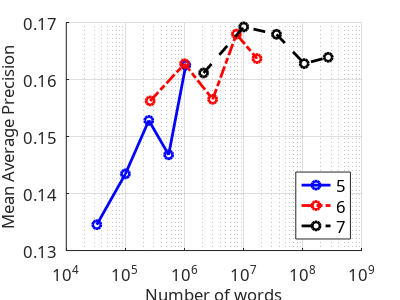
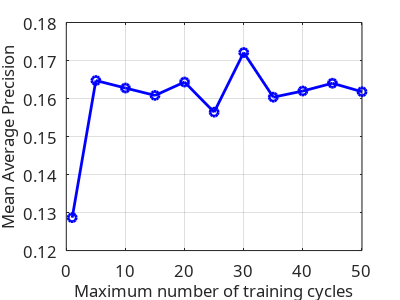
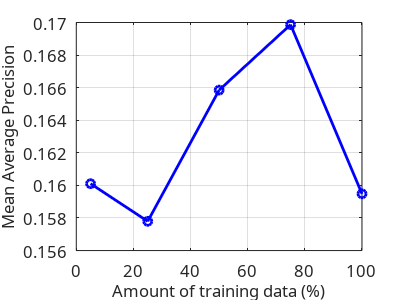

Here is the MATLAB script that generated these plots, in order: (Note: this script raises an error after producing the figures.)
%

addpath('/home/andresf/workspace-cpp/VLRPipeline/scripts');

% Setup figure

h = figure(1);
H = 3;
W = 4;
set(h, "PaperUnits", "inches")
set(h, "PaperOrientation", "portrait");
set(h, "PaperSize", [H,W]);
set(h, "PaperPosition", [0,0,W,H]);

% 1. Find best vocabulary parameters - Hierarchical K-Majority - Vocabulary Size

%words = [32768 100000 248832 262144 537824 1000000 1048576 2097152 2985984 7529536 10000000 16777216 35831808 105413504 268435456];
%mAP = [0.134532 0.143451 0.152825 0.156246 0.146797 0.162759 0.162513 0.161149 0.156529 0.167971 0.169227 0.16367 0.167933 0.162788 0.163898];
%plot(words, mAP, "Color", "b", "LineStyle", "-", "LineWidth", 2, "Marker", "o");

hold on;
words = [32768 100000 248832 537824 1048576]
mAP = [0.134532 0.143451 0.152825 0.146797 0.162513]
semilogx(words, mAP, "Color", "blue", "LineStyle", "-", "LineWidth", 2, "Marker", "o");
words = [262144 1000000 2985984 7529536 16777216]
mAP = [0.156246 0.162759 0.156529 0.167971 0.16367]
semilogx(words, mAP, "Color", "red", "LineStyle", "-.", "LineWidth", 2, "Marker", "o");
words = [2097152 10000000 35831808 105413504 268435456]
mAP = [0.161149 0.169227 0.167933 0.162788 0.163898]
semilogx(words, mAP, "Color", "black", "LineStyle", "--", "LineWidth", 2, "Marker", "o");
hold off;

grid on;

xlabel("Number of words");
ylabel("Mean Average Precision");

legend("5", "6", "7", "location", "southeast");

fontName = findall(h, "-property", "FontName");
set(fontName, "FontName", "/usr/share/fonts/truetype/ttf-dejavu/DejaVuSerifCondensed.ttf");
fontSize = findall(h, "-property", "FontSize");
set(fontSize, "FontSize", 12);

print(h, "-dpng", "-color", "map_test_hkmaj_nwords.png");

% 1. Find best vocabulary parameters - Hierarchical K-Majority - training cycles

maxIterations = [1 5 10 15 20 25 30 35 40 45 50];
mAP = [0.128658 0.164739 0.162759 0.160819 0.164337 0.156415 0.172099 0.160351 0.161977 0.164023 0.16178];

plot(maxIterations, mAP, "Color", "b", "LineStyle", "-", "LineWidth", 2, "Marker", "o");

grid on;

xlabel("Maximum number of training cycles");
ylabel("Mean Average Precision");

fontName = findall(h, "-property", "FontName");
set(fontName, "FontName", "/usr/share/fonts/truetype/ttf-dejavu/DejaVuSerifCondensed.ttf");
fontSize = findall(h, "-property", "FontSize");
set(fontSize, "FontSize", 12);

print(h, "-dpng", "-color", "map_test_hkmaj_max_iterations.png");

% 1. Find best vocabulary parameters - Hierarchical K-Majority - training data

dataSize = [5 25 50 75 100];
mAP = [0.160105 0.157795 0.165851 0.169869 0.159483];

plot(dataSize, mAP, "Color", "b", "LineStyle", "-", "LineWidth", 2, "Marker", "o");

grid on;

xlabel("Amount of training data (%)");
ylabel("Mean Average Precision");

fontName = findall(h, "-property", "FontName");
set(fontName, "FontName", "/usr/share/fonts/truetype/ttf-dejavu/DejaVuSerifCondensed.ttf");
fontSize = findall(h, "-property", "FontSize");
set(fontSize, "FontSize", 12);

print(h, "-dpng", "-color", "map_test_hkmaj_data_size.png");

% 1. Find best vocabulary parameters - Hierarchical K-Majority - Shape

h = figure(1);
H = 3;
W = H*4/3;
set(h, "PaperUnits", "inches")
set(h, "PaperOrientation", "portrait");
set(h, "PaperSize", [H,W]);
set(h, "PaperPosition", [0,0,W,H]);

hold on;
plot_overall_performance("/home/andresf/oxford_buildings_dataset/ranked_files_hkmaj_shape/deep", 55, "r", "-");
plot_overall_performance("/home/andresf/oxford_buildings_dataset/ranked_files_hkmaj_shape/super", 55, "b", "-.");
hold off;

legend("Depth 6, Branching 16", "Depth 8, Branching 8")

fontName = findall(h, "-property", "FontName");
set(fontName, "FontName", "/usr/share/fonts/truetype/ttf-dejavu/DejaVuSerifCondensed.ttf");
fontSize = findall(h, "-property", "FontSize");
set(fontSize, "FontSize", 12);

print(h, "-dpng", "-color", "map_test_hkmaj_shape.png");

% 1. Find best vocabulary parameters - Hierarchical K-Majority - Seeding

h = figure(1);
H = 3;
W = H*4/3;
set(h, "PaperUnits", "inches")
set(h, "PaperOrientation", "portrait");
set(h, "PaperSize", [H,W]);
set(h, "PaperPosition", [0,0,W,H]);

hold on;
plot_overall_performance("/home/andresf/oxford_buildings_dataset/ranked_files_hkmaj_seeding/gonzalez", 55, "b", "-.");
plot_overall_performance("/home/andresf/oxford_buildings_dataset/ranked_files_hkmaj_seeding/random", 55, "r", "-");
plot_overall_performance("/home/andresf/oxford_buildings_dataset/ranked_files_hkmaj_seeding/kmeanspp", 55, "g", "--");
hold off;

legend("Gonzalez algorithm", "Random", "K-Means++");

fontName = findall(h, "-property", "FontName");
set(fontName, "FontName", "/usr/share/fonts/truetype/ttf-dejavu/DejaVuSerifCondensed.ttf");
fontSize = findall(h, "-property", "FontSize");
set(fontSize, "FontSize", 12);

print(h, "-dpng", "-color", "map_test_hkmaj_seeding.png");

% 1. Find best vocabulary parameters - Hierarchical K-Majority - Best scheme

h = figure(1);
H = 6;
W = H*4/3;
set(h, "PaperUnits", "inches")
set(h, "PaperOrientation", "portrait");
set(h, "PaperSize", [H,W]);
set(h, "PaperPosition", [0,0,W,H]);

hold on;
plot_overall_performance("/home/andresf/oxford_buildings_dataset/ranked_files_ref", 55, "blue", "-");
plot_overall_performance("/home/andresf/oxford_buildings_dataset/ranked_files_base", 55, "green", "--");
plot_overall_performance("/home/andresf/oxford_buildings_dataset/ranked_files_hkmaj_cycles/", 55, "black", "-.");
plot_overall_performance("/home/andresf/oxford_buildings_dataset/ranked_files_hkmaj_best", 55, "red", ":");
hold off;

fontName = findall(h, "-property", "FontName");
set(fontName, "FontName", "/usr/share/fonts/truetype/ttf-dejavu/DejaVuSerifCondensed.ttf");
fontSize = findall(h, "-property", "FontSize");
set(fontSize, "FontSize", 24);

L = legend("Reference", "Baseline", "Best max iterations", "Combined scheme");

fontName = findall(L, "-property", "FontName");
set(fontName, "FontName", "/usr/share/fonts/truetype/ttf-dejavu/DejaVuSerifCondensed.ttf");
fontSize = findall(L, "-property", "FontSize");
set(fontSize, "FontSize", 16);

print(h, "-dpng", "-color", "map_test_hkmaj_best.png");

% Bad performing queries

ap_ref = [0.576420 0.581057 0.525852 0.654214 0.614274 0.541385 0.411016 0.349108 0.401176 0.464551 0.521218 0.208824 0.058810 0.304801 0.263596 0.632600 0.721490 0.663759 0.689228 0.709917 0.720773 0.725170 0.666597 0.741831 0.155507 0.120628 0.008795 0.118769 0.053330 0.245125 0.667434 0.654200 0.610420 0.706713 0.660187 0.285714 0.285714 0.226190 0.180952 0.285714 0.079149 0.303047 0.208284 0.234091 0.190268 0.013889 0.166667 0.166667 0.166667 0.166667 0.819549 0.876566 0.809974 0.832965 0.792720];

ap_base= [0.272503 0.441234 0.418322 0.603427 0.375244 0.570303 0.437526 0.373236 0.325691 0.400996 0.191543 0.048476 0.102696 0.014256 0.282878 0.468777 0.674948 0.553631 0.661521 0.651366 0.684025 0.700537 0.613464 0.684820 0.087345 0.119905 0.010489 0.113623 0.009027 0.013342 0.560512 0.481091 0.504078 0.625234 0.389160 0.285714 0.285714 0.285714 0.285714 0.285714 0.083440 0.316270 0.142207 0.217957 0.102988 0.005208 0.166667 0.008333 0.004902 0.027778 0.615858 0.630165 0.613729 0.588557 0.619838];

ap_hkmaj_cycles = [0.280925 0.216404 0.381714 0.366418 0.357986 0.490464 0.243106 0.054946 0.145072 0.137773 0.013672 0.011214 0.011389 0.006399 0.024211 0.268166 0.106964 0.114540 0.460897 0.474571 0.287465 0.364087 0.228979 0.246469 0.063106 0.004139 0.001957 0.003003 0.003252 0.002202 0.242941 0.177792 0.231885 0.224176 0.114980 0.001348 0.004628 0.004031 0.000786 0.143345 0.042535 0.051267 0.061698 0.062418 0.068352 0.008333 0.001082 0.000538 0.001082 0.000980 0.527914 0.543159 0.589438 0.524185 0.465047];

ap_hkmaj_best = [0.217803 0.210223 0.345361 0.308719 0.318520 0.390768 0.245166 0.102376 0.159427 0.047330 0.096917 0.006972 0.019306 0.018172 0.005543 0.250771 0.120548 0.157713 0.340817 0.383005 0.275513 0.410077 0.393128 0.286001 0.063928 0.002578 0.002037 0.002281 0.003652 0.002512 0.227547 0.226558 0.165735 0.202011 0.178019 0.001420 0.004900 0.003100 0.000684 0.002087 0.060028 0.055428 0.062666 0.058954 0.064379 0.000877 0.002315 0.000288 0.000149 0.000656 0.552927 0.542187 0.624181 0.519685 0.485213];

ap_hkmaj_feat_scale = [0.221920 0.194575 0.306248 0.393284 0.388991 0.461881 0.302901 0.255526 0.237146 0.311526 0.026662 0.009726 0.020212 0.019035 0.009768 0.153375 0.118441 0.144127 0.660738 0.667393 0.342999 0.335796 0.325907 0.224357 0.056680 0.010031 0.013849 0.006751 0.116089 0.005541 0.346166 0.381440 0.186289 0.343832 0.170292 0.002191 0.012347 0.002202 0.001307 0.004879 0.059879 0.056793 0.058385 0.108198 0.050482 0.000683 0.000672 0.000476 0.001096 0.001462 0.535628 0.575061 0.622184 0.623379 0.599638];

h = figure(1);
H = 4;
W = H*4/3;
set(h, "PaperUnits", "inches")
set(h, "PaperOrientation", "portrait");
set(h, "PaperSize", [H,W]);
set(h, "PaperPosition", [0,0,W,H]);

plot(ap_ref, "Color", "blue", "Marker", "*", "LineStyle", "--", "MarkerSize", 3), hold on;
plot(ap_base, "Color", "green", "Marker", "o", "LineStyle", "--", "MarkerSize", 3);
plot(ap_hkmaj_cycles, "Color", "black", "Marker", "+", "LineStyle", "--", "MarkerSize", 3);
plot(ap_hkmaj_best, "Color", "red", "Marker", "d", "LineStyle", "--", "MarkerSize", 3);
plot(ap_hkmaj_feat_scale, "Color", "magenta", "Marker", "^", "LineStyle", "--", "MarkerSize", 3), hold off;

legend("Reference", "Baseline", "DoG, BRIEF, Depth 6, Branching 10, Max cycles 10, Seeding Random", "DoG, BRIEF, Depth 7, Branching 10, Max cycles 30, Seeding K-Means++", "location", "northwest")

fontName = findall(h, "-property", "FontName");
set(fontName, "FontName", "/usr/share/fonts/truetype/ttf-dejavu/DejaVuSerifCondensed.ttf");
fontSize = findall(h, "-property", "FontSize");
set(fontSize, "FontSize", 6);

% 2. Find best database parameters

h = figure(1);
H = 5;
W = H*4/3;
set(h, "PaperUnits", "inches")
set(h, "PaperOrientation", "portrait");
set(h, "PaperSize", [H,W]);
set(h, "PaperPosition", [0,0,W,H]);

hold on;
plot_overall_performance("/home/andresf/oxford_buildings_dataset/ranked_files_inv_idx_0", 55, "blue");
plot_overall_performance("/home/andresf/oxford_buildings_dataset/ranked_files_inv_idx_1", 55, "red");
plot_overall_performance("/home/andresf/oxford_buildings_dataset/ranked_files_inv_idx_2", 55, "cyan", "-");
plot_overall_performance("/home/andresf/oxford_buildings_dataset/ranked_files_inv_idx_3", 55, "black", ":");
plot_overall_performance("/home/andresf/oxford_buildings_dataset/ranked_files_inv_idx_4", 55, "green");
plot_overall_performance("/home/andresf/oxford_buildings_dataset/ranked_files_inv_idx_5", 55, "magenta");
hold off;

legend("TFIDF, L1, L1", "TFIDF, L2, COS", "BIN, L1, L1", "BIN, L2, L2", "None, L1, L1", "None, L2, L2");

fontName = findall(h, "-property", "FontName");
set(fontName, "FontName", "/usr/share/fonts/truetype/ttf-dejavu/DejaVuSerifCondensed.ttf");
fontSize = findall(h, "-property", "FontSize");
set(fontSize, "FontSize", 10);

print(h, "-dpng", "-color", "map_test_inv_idx.png");

% 3. Geometric verification

h = figure(1);
H = 5;
W = H*4/3;
set(h, "PaperUnits", "inches")
set(h, "PaperOrientation", "portrait");
set(h, "PaperSize", [H,W]);
set(h, "PaperPosition", [0,0,W,H]);

hold on;
plot_overall_performance("/home/andresf/oxford_buildings_dataset/ranked_files_ref", 55, "blue", ":");
plot_overall_performance("/home/andresf/oxford_buildings_dataset/ranked_files_gv_ref_2000_0.7_8_10", 55, "blue", "-");
plot_overall_performance("/home/andresf/oxford_buildings_dataset/ranked_files_hkmaj_cycles", 55, "red", ":");
plot_overall_performance("/home/andresf/oxford_buildings_dataset/ranked_files_gv_hkmaj_best_cycles_700_20_4_10", 55, "red", "-");
hold off;
grid on;

legend("Reference, pre-gv", "Reference, post-gv", "Best HKMaj, pre-gv", "Best HKMaj, post-gv");

fontName = findall(h, "-property", "FontName");
set(fontName, "FontName", "/usr/share/fonts/truetype/ttf-dejavu/DejaVuSerifCondensed.ttf");
fontSize = findall(h, "-property", "FontSize");
set(fontSize, "FontSize", 16);

print(h, "-dpng", "-color", "map_test_gv.png");

% 3. Geometric verification - top key points
h = figure(1);
H = 3;
W = H*4/3;
set(h, "PaperUnits", "inches")
set(h, "PaperOrientation", "portrait");
set(h, "PaperSize", [H,W]);
set(h, "PaperPosition", [0,0,W,H]);

topKpts_ref = [500 700 900 1100 2000];
mAP_ref = [0.401922 0.414639 0.425534 0.431405 0.447327];
topKpts_hkmaj = [500 700 900];
mAP_hkmaj = [0.177048 0.180195 0.18083];

hold on;
plot(topKpts_ref, mAP_ref, "Color", "red", "Marker", "o", "LineStyle", "--", "LineWidth", 4);
plot(topKpts_hkmaj, mAP_hkmaj, "Color", "blue", "Marker", "d", "LineStyle", "--", "LineWidth", 4);
hold off;
grid on;

xlabel("Number of top keypoints");
ylabel("Mean Average Precision");

xlim([500 2000]);
legend("Reference", "Best HKMaj", "location", "east");

fontName = findall(h, "-property", "FontName");
set(fontName, "FontName", "/usr/share/fonts/truetype/ttf-dejavu/DejaVuSerifCondensed.ttf");
fontSize = findall(h, "-property", "FontSize");
set(fontSize, "FontSize", 10);

print(h, "-dpng", "-color", "map_test_gv_topKpts.png");

% 3. Geometric verification - ratio threshold

h = figure(1);
H = 3;
W = H*4/3;
set(h, "PaperUnits", "inches")
set(h, "PaperOrientation", "portrait");
set(h, "PaperSize", [H,W]);
set(h, "PaperPosition", [0,0,W,H]);

% 500, 8, 10
ratioThr_top500 = [0.6 0.7 0.8];
mAP_top500 = [0.433052 0.42591 0.401922];
% 700, 8, 10
ratioThr_top700 = [0.6 0.7 0.8];
mAP_top700 = [0.434735 0.431581 0.414639];
% 1100, 8, 10
ratioThr_top1100 = [0.6 0.7 0.8];
mAP_top1100 = [0.438 0.440546 0.431405];
% 2000, 8, 10
ratioThr_top2000 = [0.6 0.7 0.8];
mAP_top2000 = [0.442731 0.45186 0.447327];

hold on;
plot(ratioThr_top500, mAP_top500, "Color", "red", "Marker", "o", "LineStyle", "-", "LineWidth", 4);
plot(ratioThr_top700, mAP_top700, "Color", "green", "Marker", "d", "LineStyle", "-", "LineWidth", 4);
plot(ratioThr_top1100, mAP_top1100, "Color", "blue", "Marker", "*", "LineStyle", "-", "LineWidth", 4);
plot(ratioThr_top2000, mAP_top2000, "Color", "black", "Marker", "^", "LineStyle", "-", "LineWidth", 4);
hold off;
grid on;

xlabel("SIFT ratio threshold");
ylabel("Mean Average Precision");

xlim([0.6 0.8]);
legend("500", "700", "1100", "2000", "location", "southwest");

fontName = findall(h, "-property", "FontName");
set(fontName, "FontName", "/usr/share/fonts/truetype/ttf-dejavu/DejaVuSerifCondensed.ttf");
fontSize = findall(h, "-property", "FontSize");
set(fontSize, "FontSize", 10);

print(h, "-dpng", "-color", "map_test_gv_ratioThr.png");

% 3. Geometric verification - distance threshold

h = figure(1);
H = 3;
W = H*4/3;
set(h, "PaperUnits", "inches")
set(h, "PaperOrientation", "portrait");
set(h, "PaperSize", [H,W]);
set(h, "PaperPosition", [0,0,W,H]);

% 500, 8, 10
distThr_top500 = [5 20 90];
mAP_top500 = [0.172099 0.177048 0.163793];
% 700, 8, 10
distThr_top700 = [10 20 30];
mAP_top700 = [0.173747 0.180195 0.178148];
% 900, 8, 10
distThr_top900 = [10 20 30];
mAP_top900 = [0.174527 0.18083 0.17878];

hold on;
plot(distThr_top500, mAP_top500, "Color", "red", "Marker", "o", "LineStyle", "-", "LineWidth", 4);
plot(distThr_top700, mAP_top700, "Color", "green", "Marker", "d", "LineStyle", "-", "LineWidth", 4);
plot(distThr_top900, mAP_top900, "Color", "blue", "Marker", "*", "LineStyle", "-", "LineWidth", 4);
hold off;
grid on;

xlabel("Distance threshold");
ylabel("Mean Average Precision");

xlim([5 90]);
legend("500", "700", "900", "location", "northeast");

fontName = findall(h, "-property", "FontName");
set(fontName, "FontName", "/usr/share/fonts/truetype/ttf-dejavu/DejaVuSerifCondensed.ttf");
fontSize = findall(h, "-property", "FontSize");
set(fontSize, "FontSize", 10);

print(h, "-dpng", "-color", "map_test_gv_distThr.png");

% 3. Geometric verification - minimum matches

h = figure(1);
H = 3;
W = H*4/3;
set(h, "PaperUnits", "inches")
set(h, "PaperOrientation", "portrait");
set(h, "PaperSize", [H,W]);
set(h, "PaperPosition", [0,0,W,H]);

minMatches_ref = [4 8 16 50];
mAP_ref = [0.437743 0.434735 0.433585 0.433459];
minMatches_hkmaj = [4 8 20];
mAP_hkmaj = [0.181457 0.180195 0.176547];

hold on;
plot(minMatches_ref, mAP_ref, "Color", "red", "Marker", "o", "LineStyle", "--", "LineWidth", 4);
plot(minMatches_hkmaj, mAP_hkmaj, "Color", "blue", "Marker", "d", "LineStyle", "--", "LineWidth", 4);
hold off;
grid on;

xlabel("Minimum number of matches");
ylabel("Mean Average Precision");

xlim([4 50]);
legend("Reference", "Best HKMaj", "location", "east");

fontName = findall(h, "-property", "FontName");
set(fontName, "FontName", "/usr/share/fonts/truetype/ttf-dejavu/DejaVuSerifCondensed.ttf");
fontSize = findall(h, "-property", "FontSize");
set(fontSize, "FontSize", 10);

print(h, "-dpng", "-color", "map_test_gv_minMatches.png");

% 3. Geometric verification - RANSAC threshold

h = figure(1);
H = 3;
W = H*4/3;
set(h, "PaperUnits", "inches")
set(h, "PaperOrientation", "portrait");
set(h, "PaperSize", [H,W]);
set(h, "PaperPosition", [0,0,W,H]);

ransacThr_ref = [5 10 15 30];
mAP_ref = [0.434735 0.434735 0.434735 0.434735];
ransacThr_hkmaj = [3 10 30];
mAP_hkmaj = [0.168116 0.180195 0.180662];

hold on;
plot(ransacThr_ref, mAP_ref, "Color", "red", "Marker", "o", "LineStyle", "--", "LineWidth", 4);
plot(ransacThr_hkmaj, mAP_hkmaj, "Color", "blue", "Marker", "d", "LineStyle", "--", "LineWidth", 4);
hold off;
grid on;

xlabel("RANSAC re-projection threshold");
ylabel("Mean Average Precision");

legend("Reference", "Best HKMaj", "location", "east");

fontName = findall(h, "-property", "FontName");
set(fontName, "FontName", "/usr/share/fonts/truetype/ttf-dejavu/DejaVuSerifCondensed.ttf");
fontSize = findall(h, "-property", "FontSize");
set(fontSize, "FontSize", 10);

print(h, "-dpng", "-color", "map_test_gv_ransacThr.png");

% 4. Combining different detectors and descriptors - Rotation and Scaling

hold on;
plot_overall_performance("/home/andresf/oxford_buildings_dataset/ranked_files_features_scale", 55, "blue", "-");
plot_overall_performance("/home/andresf/oxford_buildings_dataset/ranked_files_features_none", 55, "green", "--");
plot_overall_performance("/home/andresf/oxford_buildings_dataset/ranked_files_features_rotation", 55, "black", "-.");
plot_overall_performance("/home/andresf/oxford_buildings_dataset/ranked_files_features_rotation_scale", 55, "red", ":");
hold off;
grid on;

legend("Pure scale", "Planar geometry", "Pure rotation", "Rotation + Scale")

fontName = findall(h, "-property", "FontName");
set(fontName, "FontName", "/usr/share/fonts/truetype/ttf-dejavu/DejaVuSerifCondensed.ttf");
fontSize = findall(h, "-property", "FontSize");
set(fontSize, "FontSize", 12);

print(h, "-dpng", "-color", "map_test_features.png");

% 4. Combining different detectors and descriptors - Using more keypoints

h = figure(1);
H = 5;
W = H*4/3;
set(h, "PaperUnits", "inches")
set(h, "PaperOrientation", "portrait");
set(h, "PaperSize", [H,W]);
set(h, "PaperPosition", [0,0,W,H]);

hold on;
plot_overall_performance("/home/andresf/oxford_buildings_dataset/ranked_files_features_none", 55, "c", "-");
plot_overall_performance("/home/andresf/oxford_buildings_dataset/ranked_files_features_rotation_scale_morekpts", 55, "magenta", "-");
plot_overall_performance("/home/andresf/oxford_buildings_dataset/ranked_files_features_none_10pct", 55, "blue", "-");
plot_overall_performance("/home/andresf/oxford_buildings_dataset/ranked_files_features_none_20pct", 55, "green", "--");
plot_overall_performance("/home/andresf/oxford_buildings_dataset/ranked_files_features_none_30pct", 55, "black", ":");
plot_overall_performance("/home/andresf/oxford_buildings_dataset/ranked_files_features_scale_morekpts", 55, "red", "-");
hold off;
grid on;

legend("None, HARRIS, BRIEF", "Rotation + Scale, BRISK (10 pixels threshold), BRISK", "None, AGAST (10% more keypoints), BRIEF", "None, AGAST (20% more keypoints), BRIEF", "None, AGAST (30% more keypoints), BRIEF", "Scale, BRISK (10 pixels threshold), BRIEF");

fontName = findall(h, "-property", "FontName");
set(fontName, "FontName", "/usr/share/fonts/truetype/ttf-dejavu/DejaVuSerifCondensed.ttf");
fontSize = findall(h, "-property", "FontSize");
set(fontSize, "FontSize", 10);

print(h, "-dpng", "-color", "map_test_features_morekpts.png");

% 5a.

hold on;
plot_overall_performance("/home/andresf/paris_buildings_dataset/ranked_files_vocab_generic", 55, "red", "-");
plot_overall_performance("/home/andresf/paris_buildings_dataset/ranked_files_vocab_orig", 55, "blue", "--");
hold off;
grid on;

legend("Independent set", "Target set");

fontName = findall(h, "-property", "FontName");
set(fontName, "FontName", "/usr/share/fonts/truetype/ttf-dejavu/DejaVuSerifCondensed.ttf");
fontSize = findall(h, "-property", "FontSize");
set(fontSize, "FontSize", 10);

print(h, "-dpng", "-color", "map_test_generalization_paris.png");

% 5b.

hold on;
plot_overall_performance("/home/andresf/rome_landmarks_dataset/ranked_files_vocab_generic", 76, "red", "-");
plot_overall_performance("/home/andresf/rome_landmarks_dataset/ranked_files_vocab_orig", 76, "blue", "--");
hold off;
grid on;

legend("Independent set", "Target set");

fontName = findall(h, "-property", "FontName");
set(fontName, "FontName", "/usr/share/fonts/truetype/ttf-dejavu/DejaVuSerifCondensed.ttf");
fontSize = findall(h, "-property", "FontSize");
set(fontSize, "FontSize", 10);

print(h, "-dpng", "-color", "map_test_generalization_rome.png");

% 6. 

h = figure(1);
H = 3;
W = H*4/3;
set(h, "PaperUnits", "inches")
set(h, "PaperOrientation", "portrait");
set(h, "PaperSize", [H,W]);
set(h, "PaperPosition", [0,0,W,H]);

hold on;
plot_overall_performance("/home/andresf/rome_landmarks_dataset/ranked_files_vocab_16384_deep", 76, "b", "-.");
plot_overall_performance("/home/andresf/rome_landmarks_dataset/ranked_files_vocab_16384_flat", 76, "r", "-");
hold off;

legend("Depth 14, Branching 2", "Depth 7, Branching 4")

fontName = findall(h, "-property", "FontName");
set(fontName, "FontName", "/usr/share/fonts/truetype/ttf-dejavu/DejaVuSerifCondensed.ttf");
fontSize = findall(h, "-property", "FontSize");
set(fontSize, "FontSize", 12);

print(h, "-dpng", "-color", "map_test_generalization_rome_brisk.png");

